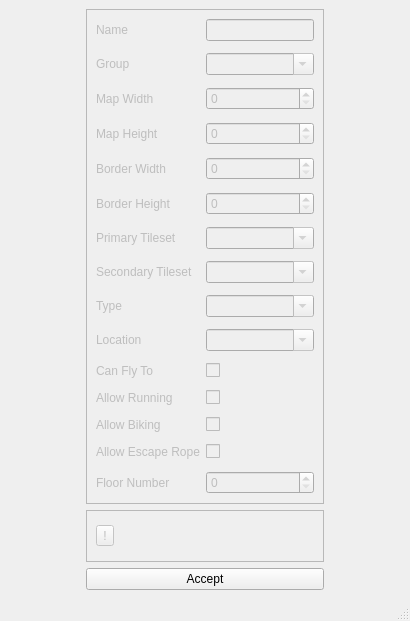
<?xml version="1.0" encoding="UTF-8"?>
<ui version="4.0">
 <class>NewMapPopup</class>
 <widget class="QMainWindow" name="NewMapPopup">
  <property name="geometry">
   <rect>
    <x>0</x>
    <y>0</y>
    <width>410</width>
    <height>621</height>
   </rect>
  </property>
  <property name="windowTitle">
   <string>New Map Options</string>
  </property>
  <widget class="QWidget" name="centralwidget">
   <layout class="QGridLayout" name="gridLayout">
    <item row="0" column="1">
     <widget class="QFrame" name="frame_NewMap_Options">
      <property name="enabled">
       <bool>false</bool>
      </property>
      <property name="sizePolicy">
       <sizepolicy hsizetype="Preferred" vsizetype="Preferred">
        <horstretch>0</horstretch>
        <verstretch>0</verstretch>
       </sizepolicy>
      </property>
      <property name="frameShape">
       <enum>QFrame::StyledPanel</enum>
      </property>
      <property name="frameShadow">
       <enum>QFrame::Raised</enum>
      </property>
      <layout class="QFormLayout" name="formLayout_2">
       <property name="sizeConstraint">
        <enum>QLayout::SetFixedSize</enum>
       </property>
       <property name="verticalSpacing">
        <number>12</number>
       </property>
       <item row="0" column="0">
        <widget class="QLabel" name="label_newMap_Name">
         <property name="text">
          <string>Name</string>
         </property>
        </widget>
       </item>
       <item row="0" column="1">
        <widget class="QLineEdit" name="lineEdit_NewMap_Name">
         <property name="toolTip">
          <string>&lt;html&gt;&lt;head/&gt;&lt;body&gt;&lt;p&gt;The name of the new map. If the name is invalid (red), it will be replaced with the default name of a new map.&lt;/p&gt;&lt;/body&gt;&lt;/html&gt;</string>
         </property>
        </widget>
       </item>
       <item row="1" column="0">
        <widget class="QLabel" name="label_NewMap_Group">
         <property name="text">
          <string>Group</string>
         </property>
        </widget>
       </item>
       <item row="1" column="1">
        <widget class="NoScrollComboBox" name="comboBox_NewMap_Group">
         <property name="toolTip">
          <string>&lt;html&gt;&lt;head/&gt;&lt;body&gt;&lt;p&gt;New map group.&lt;/p&gt;&lt;/body&gt;&lt;/html&gt;</string>
         </property>
         <property name="editable">
          <bool>true</bool>
         </property>
        </widget>
       </item>
       <item row="2" column="0">
        <widget class="QLabel" name="label_NewMap_Width">
         <property name="text">
          <string>Map Width</string>
         </property>
        </widget>
       </item>
       <item row="2" column="1">
        <widget class="QSpinBox" name="spinBox_NewMap_Width">
         <property name="toolTip">
          <string>&lt;html&gt;&lt;head/&gt;&lt;body&gt;&lt;p&gt;Width (in blocks) of the new map.&lt;/p&gt;&lt;/body&gt;&lt;/html&gt;</string>
         </property>
         <property name="maximum">
          <number>200</number>
         </property>
        </widget>
       </item>
       <item row="4" column="0">
        <widget class="QLabel" name="label_NewMap_Height">
         <property name="text">
          <string>Map Height</string>
         </property>
        </widget>
       </item>
       <item row="4" column="1">
        <widget class="QSpinBox" name="spinBox_NewMap_Height">
         <property name="toolTip">
          <string>&lt;html&gt;&lt;head/&gt;&lt;body&gt;&lt;p&gt;Height (in blocks) of the new map.&lt;/p&gt;&lt;/body&gt;&lt;/html&gt;</string>
         </property>
         <property name="maximum">
          <number>200</number>
         </property>
        </widget>
       </item>
       <item row="5" column="0">
        <widget class="QLabel" name="label_NewMap_BorderWidth">
         <property name="text">
          <string>Border Width</string>
         </property>
        </widget>
       </item>
       <item row="5" column="1">
        <widget class="QSpinBox" name="spinBox_NewMap_BorderWidth">
         <property name="toolTip">
          <string>&lt;html&gt;&lt;head/&gt;&lt;body&gt;&lt;p&gt;Width (in blocks) of the new map's border.&lt;/p&gt;&lt;/body&gt;&lt;/html&gt;</string>
         </property>
         <property name="maximum">
          <number>255</number>
         </property>
        </widget>
       </item>
       <item row="6" column="0">
        <widget class="QLabel" name="label_NewMap_BorderHeight">
         <property name="text">
          <string>Border Height</string>
         </property>
        </widget>
       </item>
       <item row="6" column="1">
        <widget class="QSpinBox" name="spinBox_NewMap_BorderHeight">
         <property name="toolTip">
          <string>&lt;html&gt;&lt;head/&gt;&lt;body&gt;&lt;p&gt;Height (in blocks) of the new map's border.&lt;/p&gt;&lt;/body&gt;&lt;/html&gt;</string>
         </property>
         <property name="maximum">
          <number>255</number>
         </property>
        </widget>
       </item>
       <item row="7" column="0">
        <widget class="QLabel" name="label_NewMap_Primary_Tileset">
         <property name="text">
          <string>Primary Tileset</string>
         </property>
        </widget>
       </item>
       <item row="7" column="1">
        <widget class="NoScrollComboBox" name="comboBox_NewMap_Primary_Tileset">
         <property name="toolTip">
          <string>&lt;html&gt;&lt;head/&gt;&lt;body&gt;&lt;p&gt;The primary tileset for the new map.&lt;/p&gt;&lt;/body&gt;&lt;/html&gt;</string>
         </property>
         <property name="editable">
          <bool>true</bool>
         </property>
        </widget>
       </item>
       <item row="8" column="0">
        <widget class="QLabel" name="label_NewMap_Secondary_Tileset">
         <property name="text">
          <string>Secondary Tileset</string>
         </property>
        </widget>
       </item>
       <item row="8" column="1">
        <widget class="NoScrollComboBox" name="comboBox_NewMap_Secondary_Tileset">
         <property name="toolTip">
          <string>&lt;html&gt;&lt;head/&gt;&lt;body&gt;&lt;p&gt;The secondary tileset for the new map.&lt;/p&gt;&lt;/body&gt;&lt;/html&gt;</string>
         </property>
         <property name="editable">
          <bool>true</bool>
         </property>
        </widget>
       </item>
       <item row="9" column="0">
        <widget class="QLabel" name="label_NewMap_Type">
         <property name="text">
          <string>Type</string>
         </property>
        </widget>
       </item>
       <item row="9" column="1">
        <widget class="NoScrollComboBox" name="comboBox_NewMap_Type">
         <property name="toolTip">
          <string>&lt;html&gt;&lt;head/&gt;&lt;body&gt;&lt;p&gt;The map type is a general attribute, which is used for many different things. For example. it determines whether biking or running is allowed.&lt;/p&gt;&lt;/body&gt;&lt;/html&gt;</string>
         </property>
         <property name="editable">
          <bool>true</bool>
         </property>
        </widget>
       </item>
       <item row="10" column="0">
        <widget class="QLabel" name="label_NewMap_Location">
         <property name="text">
          <string>Location</string>
         </property>
        </widget>
       </item>
       <item row="10" column="1">
        <widget class="NoScrollComboBox" name="comboBox_NewMap_Location">
         <property name="toolTip">
          <string>&lt;html&gt;&lt;head/&gt;&lt;body&gt;&lt;p&gt;The section of the region map which the map is grouped under. This also determines the name of the map that is displayed when the player enters it.&lt;/p&gt;&lt;/body&gt;&lt;/html&gt;</string>
         </property>
         <property name="editable">
          <bool>true</bool>
         </property>
        </widget>
       </item>
       <item row="11" column="0">
        <widget class="QLabel" name="label_NewMap_Flyable">
         <property name="text">
          <string>Can Fly To</string>
         </property>
        </widget>
       </item>
       <item row="11" column="1">
        <widget class="QCheckBox" name="checkBox_NewMap_Flyable">
         <property name="toolTip">
          <string>&lt;html&gt;&lt;head/&gt;&lt;body&gt;&lt;p&gt;Whether to add a heal location to the new map.&lt;/p&gt;&lt;/body&gt;&lt;/html&gt;</string>
         </property>
         <property name="text">
          <string/>
         </property>
        </widget>
       </item>
       <item row="12" column="0">
        <widget class="QLabel" name="label_NewMap_Allow_Running">
         <property name="text">
          <string>Allow Running</string>
         </property>
        </widget>
       </item>
       <item row="12" column="1">
        <widget class="QCheckBox" name="checkBox_NewMap_Allow_Running">
         <property name="text">
          <string/>
         </property>
        </widget>
       </item>
       <item row="13" column="0">
        <widget class="QLabel" name="label_NewMap_Allow_Biking">
         <property name="text">
          <string>Allow Biking</string>
         </property>
        </widget>
       </item>
       <item row="13" column="1">
        <widget class="QCheckBox" name="checkBox_NewMap_Allow_Biking">
         <property name="text">
          <string/>
         </property>
        </widget>
       </item>
       <item row="14" column="0">
        <widget class="QLabel" name="label_NewMap_Allow_Escape_Rope">
         <property name="text">
          <string>Allow Escape Rope</string>
         </property>
        </widget>
       </item>
       <item row="14" column="1">
        <widget class="QCheckBox" name="checkBox_NewMap_Allow_Escape_Rope">
         <property name="text">
          <string/>
         </property>
        </widget>
       </item>
       <item row="15" column="0">
        <widget class="QLabel" name="label_NewMap_Floor_Number">
         <property name="text">
          <string>Floor Number</string>
         </property>
        </widget>
       </item>
       <item row="15" column="1">
        <widget class="QSpinBox" name="spinBox_NewMap_Floor_Number">
         <property name="toolTip">
          <string>&lt;html&gt;&lt;head/&gt;&lt;body&gt;&lt;p&gt;Floor number to be used for maps with elevators.&lt;/p&gt;&lt;/body&gt;&lt;/html&gt;</string>
         </property>
         <property name="maximum">
          <number>127</number>
         </property>
        </widget>
       </item>
      </layout>
     </widget>
    </item>
    <item row="2" column="1">
     <widget class="QPushButton" name="pushButton_NewMap_Accept">
      <property name="text">
       <string>Accept</string>
      </property>
     </widget>
    </item>
    <item row="1" column="1">
     <widget class="QFrame" name="frame_NewMap_Warning">
      <property name="enabled">
       <bool>true</bool>
      </property>
      <property name="visible">
       <bool>false</bool>
      </property>
      <property name="sizePolicy">
       <sizepolicy hsizetype="Minimum" vsizetype="Minimum">
        <horstretch>0</horstretch>
        <verstretch>0</verstretch>
       </sizepolicy>
      </property>
      <property name="frameShape">
       <enum>QFrame::StyledPanel</enum>
      </property>
      <property name="frameShadow">
       <enum>QFrame::Raised</enum>
      </property>
      <layout class="QHBoxLayout" name="horizontalLayout">
       <item>
        <widget class="QToolButton" name="toolButton">
         <property name="enabled">
          <bool>false</bool>
         </property>
         <property name="text">
          <string>!</string>
         </property>
        </widget>
       </item>
       <item>
        <widget class="QLabel" name="label_NewMap_WarningMessage">
         <property name="sizePolicy">
          <sizepolicy hsizetype="Minimum" vsizetype="Minimum">
           <horstretch>0</horstretch>
           <verstretch>0</verstretch>
          </sizepolicy>
         </property>
         <property name="text">
          <string/>
         </property>
        </widget>
       </item>
      </layout>
     </widget>
    </item>
   </layout>
  </widget>
  <widget class="QMenuBar" name="menubar">
   <property name="geometry">
    <rect>
     <x>0</x>
     <y>0</y>
     <width>410</width>
     <height>22</height>
    </rect>
   </property>
  </widget>
  <widget class="QStatusBar" name="statusbar"/>
 </widget>
 <customwidgets>
  <customwidget>
   <class>NoScrollComboBox</class>
   <extends>QComboBox</extends>
   <header>noscrollcombobox.h</header>
  </customwidget>
 </customwidgets>
 <resources/>
 <connections/>
</ui>
